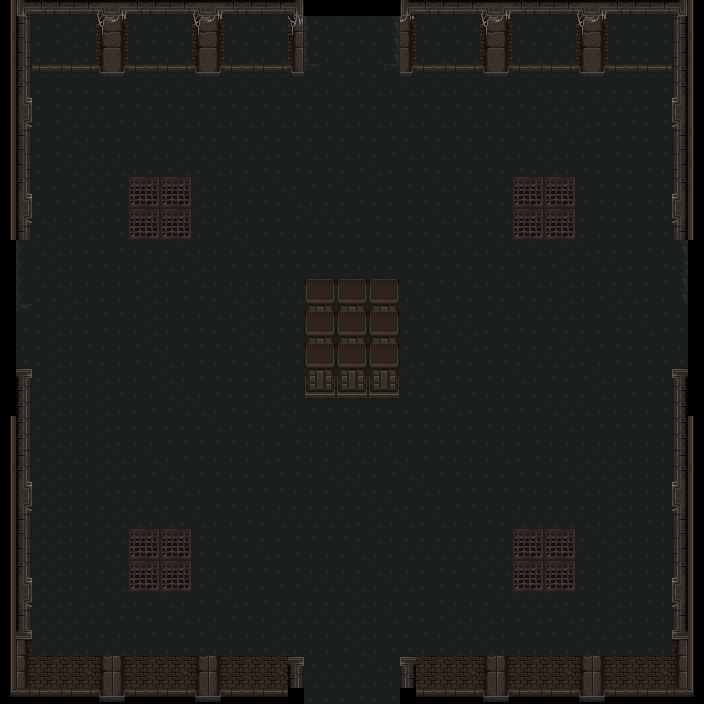

Tiled map render using the project's own tile images. Description and the map definition, with tile-layer contents summarised, below:
An orthogonal 44x44 tile map with 16x16 px tiles, 6 tile layers (флажки, пол, стены, проходящие_стены, ...), 2 tilesets.

<map version="1.9" tiledversion="1.9.2" orientation="orthogonal" renderorder="right-down" width="44" height="44" tilewidth="16" tileheight="16" infinite="0" nextlayerid="7" nextobjectid="1">
 <tileset firstgid="1" source="mainlevbuild.tsx" />
 <tileset firstgid="2561" source="../../mainlevbuild.tsx" />
 <layer id="6" name="флажки" width="44" height="44">
  <data>[1936 cells, 48 non-empty, 2 distinct tile ids]</data>
 </layer>
 <layer id="2" name="пол" width="44" height="44">
  <data>[1936 cells, 1787 non-empty, 26 distinct tile ids]</data>
 </layer>
 <layer id="1" name="стены" width="44" height="44">
  <data>[1936 cells, 294 non-empty, 66 distinct tile ids]</data>
 </layer>
 <layer id="5" name="проходящие_стены" width="44" height="44">
  <data>[1936 cells, 91 non-empty, 21 distinct tile ids]</data>
 </layer>
 <layer id="3" name="средние_столбы" width="44" height="44">
  <data>[1936 cells, 24 non-empty, 8 distinct tile ids]</data>
 </layer>
 <layer id="4" name="нижние_столбы" width="44" height="44">
  <data>[1936 cells, 24 non-empty, 8 distinct tile ids]</data>
 </layer>
</map>
